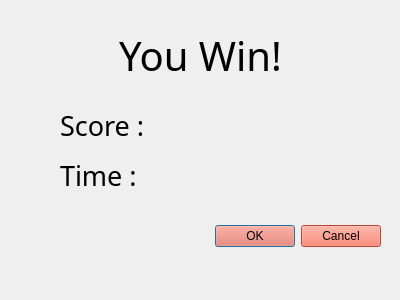
<?xml version="1.0" encoding="UTF-8"?>
<ui version="4.0">
 <class>GameComplete</class>
 <widget class="QDialog" name="GameComplete">
  <property name="geometry">
   <rect>
    <x>0</x>
    <y>0</y>
    <width>400</width>
    <height>300</height>
   </rect>
  </property>
  <property name="windowTitle">
   <string>Dialog</string>
  </property>
  <widget class="QLabel" name="scoreLabel">
   <property name="geometry">
    <rect>
     <x>60</x>
     <y>100</y>
     <width>281</width>
     <height>51</height>
    </rect>
   </property>
   <property name="font">
    <font>
     <family>BM Jua</family>
     <pointsize>20</pointsize>
     <italic>false</italic>
     <fontweight>Medium</fontweight>
    </font>
   </property>
   <property name="styleSheet">
    <string notr="true">font: 500 20pt &quot;BM Jua&quot;;
</string>
   </property>
   <property name="text">
    <string>Score : </string>
   </property>
   <property name="alignment">
    <set>Qt::AlignLeading|Qt::AlignLeft|Qt::AlignVCenter</set>
   </property>
  </widget>
  <widget class="QLabel" name="winLabel">
   <property name="geometry">
    <rect>
     <x>90</x>
     <y>10</y>
     <width>221</width>
     <height>91</height>
    </rect>
   </property>
   <property name="font">
    <font>
     <family>BM Jua</family>
     <pointsize>30</pointsize>
     <italic>false</italic>
     <fontweight>Medium</fontweight>
    </font>
   </property>
   <property name="styleSheet">
    <string notr="true">font: 500 30pt &quot;BM Jua&quot;;
</string>
   </property>
   <property name="text">
    <string>You Win!</string>
   </property>
   <property name="alignment">
    <set>Qt::AlignCenter</set>
   </property>
  </widget>
  <widget class="QDialogButtonBox" name="buttonBox">
   <property name="geometry">
    <rect>
     <x>40</x>
     <y>220</y>
     <width>341</width>
     <height>32</height>
    </rect>
   </property>
   <property name="styleSheet">
    <string notr="true">font: 500 13pt &quot;BM Jua&quot;;
background-color: #FF6347;
color: black;
</string>
   </property>
   <property name="orientation">
    <enum>Qt::Horizontal</enum>
   </property>
   <property name="standardButtons">
    <set>QDialogButtonBox::Cancel|QDialogButtonBox::Ok</set>
   </property>
  </widget>
  <widget class="QLabel" name="timeLabel">
   <property name="geometry">
    <rect>
     <x>60</x>
     <y>150</y>
     <width>281</width>
     <height>51</height>
    </rect>
   </property>
   <property name="font">
    <font>
     <family>BM Jua</family>
     <pointsize>20</pointsize>
     <italic>false</italic>
     <fontweight>Medium</fontweight>
    </font>
   </property>
   <property name="styleSheet">
    <string notr="true">font: 500 20pt &quot;BM Jua&quot;;</string>
   </property>
   <property name="text">
    <string>Time : </string>
   </property>
   <property name="alignment">
    <set>Qt::AlignLeading|Qt::AlignLeft|Qt::AlignVCenter</set>
   </property>
  </widget>
 </widget>
 <resources/>
 <connections/>
</ui>
